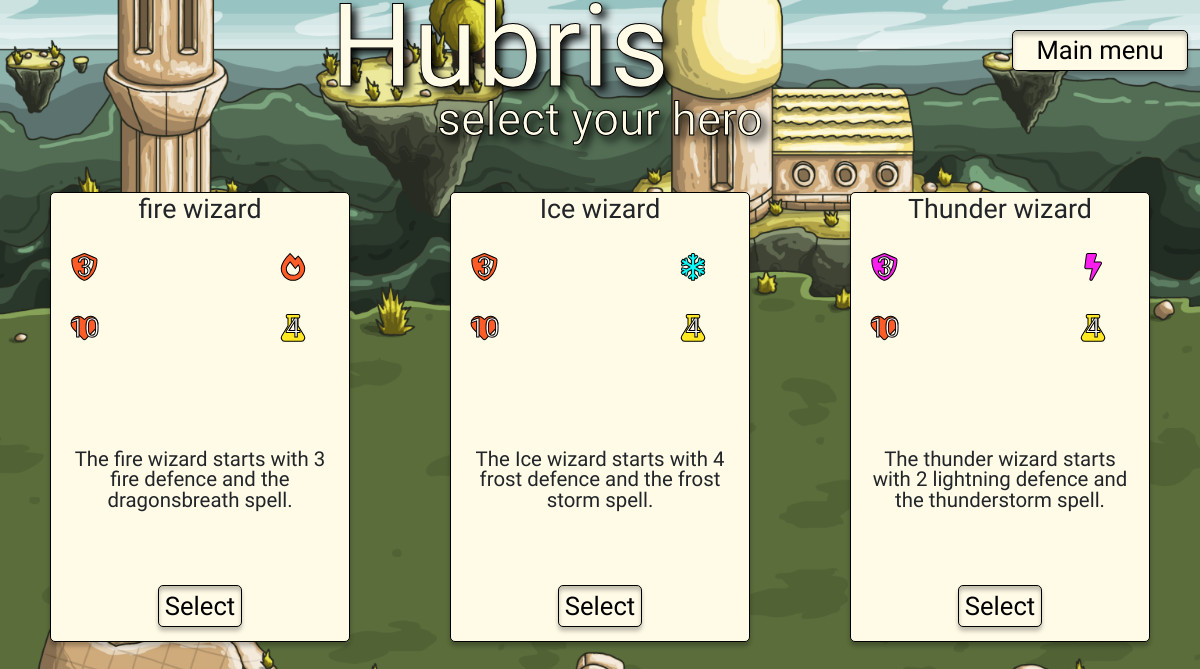
/profiles/player_select/, run on an earlier commit of the app's database.
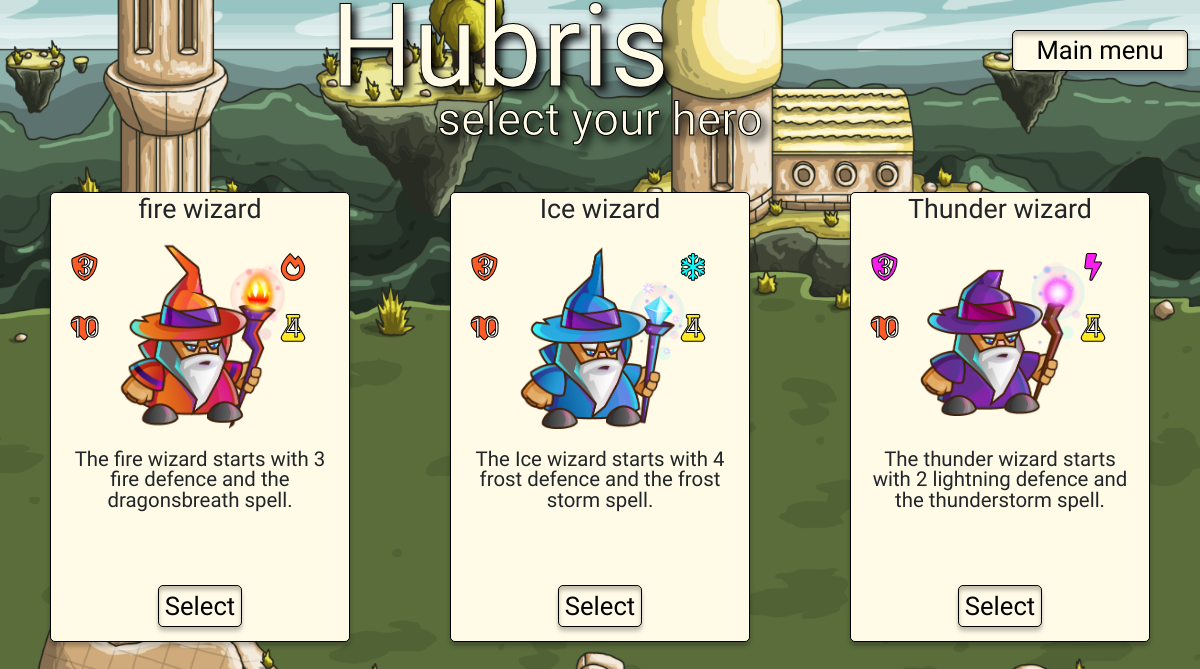
And on a later commit of the database.
### profiles/models.py (models this page shows, shortened)
class Player_type(models.Model):
    selected = models.CharField(max_length=2, choices=settings.PLAYER_STYLES)
    image_idle = models.ImageField(null=True, blank=True)
    image_idle_url = models.URLField(null=True, blank=True)
    image_attack = models.ImageField(null=True, blank=True)
    image_attack_url = models.URLField(null=True, blank=True)
    image_die = models.ImageField(null=True, blank=True)
    image_die_url = models.URLField(null=True, blank=True)

### profiles/views.py (the view)
# urls.py: path('player_select/', views.player_select, name='player-select'),
def player_select(request):
    player_type = Player_type.objects.all()
    context = {
        'player_type': player_type,
    }
    return render(request, 'profiles/player-select.html', context)

### profiles/templates/profiles/player-select.html (shortened to what this page needs)
{% extends "base.html" %}
{% load static %}
{% block header %}
{% include "../includes/header.html" %}
{% endblock %}
{% block extra_css %}
<link rel="stylesheet" href="{% static 'profiles/css/profiles.css' %}">
{% endblock %}
{% block body_background %}class="menu-bg"{% endblock %}
{% block content %}
<div class="container-fluid">
    <div class="row">
        <div class="col">
            <h1 class="text-center title mb-1 medium-large-text">select your hero</h1>
        </div>
    </div>
    <div class="row menu d-flex justify-content-around align-items-center">
        <div class="col-3 wizard-card h-100 menu-banner">
            <div class="row">
                <h2 class="text-center mb-0 medium-small-text">fire wizard</h2>
            </div>
            <div class="row p-0 h-50">
                <div class="col-2 p-0">
                    <ul class="list-unstyled mt-3 mb-2 medium-small-text stroke">
                        <li class="mt-lg-2 fire stroke">
                            <span class="fa-stack stat-icon fa-fw">
                                <i class="fas fa-stack-1x fa-shield-alt"></i>
                                <span class="fa-stack-1x fa-inverse stat-number">3</span>
                            </span>
                        </li>
                        <li class="mt-lg-2 fire stroke">
                            <span class="fa-stack stat-icon fa-fw">
                                <i class="fas fa-stack-1x fa-heart"></i>
                                <span class="fa-stack-1x fa-inverse stat-number">10</span>
                            </span>
                        </li>
                    </ul>
                </div>
                <div class="col-8 d-flex align-items-center">
                    {% for player_type in player_type %}
                    {% if player_type.selected == 'FR' %}
                    <img src="{{ MEDIA_URL }}{{player_type.image_idle}}" width="100%" alt="fire wizard">
                    {% endif %}
                    {% endfor %}
                </div>
                <div class="col-2 p-0">
                    <ul class="list-unstyled mt-3 mb-2 medium-small-text stroke select-player-icons-right">
                        <li class="mt-lg-2 fire stroke">
                            <span class="fa-stack stat-icon fa-fw">
                                <i class="fas fa-stack-1x fa-fire-alt"></i>
                            </span>
                        </li>
                        <li class="mt-lg-2 mana stroke">
                            <span class="fa-stack stat-icon fa-fw">
                                <i class="fas fa-stack-1x fa-flask"></i>
                                <span class="fa-stack-1x fa-inverse stat-number">4</span>
                            </span>
                        </li>
                    </ul>
                </div>
            </div>
            <div class="row h-25">
                <p class="text-center small-text">The fire wizard starts with 3 fire defence and the dragonsbreath
                    spell.</p>
            </div>
            <div class="row">
                <div class="col-12 text-center">
                    <form method="post" action="{% url 'profiles:game_setup' 'fire' %}">
                    <button type="submit" class="button medium-text m-2 m-lg-4">Select</button>
                    </form>
                </div>
            </div>
        </div>
        <div class="col-3 wizard-card h-100 menu-banner">
            <div class="row">
                <h2 class="text-center mb-0 medium-small-text">Ice wizard</h2>
            </div>
            <div class="row h-50">
                <div class="col-2 p-0">
                    <ul class="list-unstyled mt-3 mb-2 medium-small-text stroke">
                        <li class="mt-lg-2 fire stroke">
                            <span class="fa-stack stat-icon fa-fw">
                                <i class="fas fa-stack-1x fa-shield-alt"></i>
                                <span class="fa-stack-1x fa-inverse stat-number">3</span>
                            </span>
                        </li>
                        <li class="mt-lg-2 fire stroke">
                            <span class="fa-stack stat-icon fa-fw">
                                <i class="fas fa-stack-1x fa-heart"></i>
                                <span class="fa-stack-1x fa-inverse stat-number">10</span>
                            </span>
                        </li>
                    </ul>
                </div>
                <div class="col-8 d-flex align-items-center">
                    {% for player_type in player_type %}
                    {% if player_type.selected == 'IC' %}
                    <img src="{{ MEDIA_URL }}{{player_type.image_idle}}" width="100%" alt="ice wizard">
                    {% endif %}
                    {% endfor %}
                </div>
                <div class="col-2 p-0">
                    <ul class="list-unstyled mt-3 mb-2 medium-small-text stroke select-player-icons-right">
                        <li class="mt-lg-2 ice stroke">
                            <span class="fa-stack stat-icon fa-fw">
                                <i class="fas fa-stack-1x fa-snowflake"></i>
                            </span>
                        </li>
                         <li class="mt-lg-2 mana stroke">
                            <span class="fa-stack stat-icon fa-fw">
                                <i class="fas fa-stack-1x fa-flask"></i>
                                <span class="fa-stack-1x fa-inverse stat-number">4</span>
                            </span>
                        </li>
                    </ul>
                </div>
            </div>
            <div class="row h-25">
                <p class="text-center small-text">The Ice wizard starts with 4 frost defence and the frost storm spell.
                </p>
            </div>
            <div class="row">
                <div class="col-12 text-center">
                     <form method="post" action="{% url 'profiles:game_setup' 'ice' %}">
                    <button type="submit" class="button medium-text m-2 m-lg-4">Select</button>
                </form>
                </div>
            </div>
        </div>
        <div class="col-3 h-100 wizard-card menu-banner">
            <div class="row">
                <h2 class="text-center mb-0 medium-small-text">Thunder wizard</h2>
            </div>
            <div class="row h-50">
                <div class="col-2 p-0">
                    <ul class="list-unstyled mt-3 mb-2 medium-small-text stroke">
                        <li class="mt-lg-2 lightning stroke">
                            <span class="fa-stack stat-icon fa-fw">
                                <i class="fas fa-stack-1x fa-shield-alt"></i>
                                <span class="fa-stack-1x fa-inverse stat-number">3</span>
                            </span>
                        </li>
                        <li class="mt-lg-2 fire stroke">
                            <span class="fa-stack stat-icon fa-fw">
                                <i class="fas fa-stack-1x fa-heart"></i>
                                <span class="fa-stack-1x fa-inverse stat-number">10</span>
                            </span>
                        </li>
                    </ul>
                </div>
                <div class="col-8 d-flex align-items-center">
                    {% for player_type in player_type %}
                    {% if player_type.selected == 'LN' %}
                    <img src="{{ MEDIA_URL }}{{player_type.image_idle}}" width="100%" alt="thunder wizard">
                    {% endif %}
                    {% endfor %}
                </div>
                <div class="col-2 p-0">
                    <ul class="list-unstyled mt-3 mb-2 medium-small-text stroke select-player-icons-right">
                        <li class="mt-lg-2 lightning stroke">
                            <span class="fa-stack stat-icon fa-fw">
                                <i class="fas fa-stack-1x fa-bolt"></i>
                            </span>
                        </li>
                         <li class="mt-lg-2 mana stroke">
                            <span class="fa-stack stat-icon fa-fw">
                                <i class="fas fa-stack-1x fa-flask"></i>
                                <span class="fa-stack-1x fa-inverse stat-number">4</span>
                            </span>
                        </li>
                    </ul>
                </div>
            </div>
            <div class="row h-25">
                <p class="text-center small-text">The thunder wizard starts with 2 lightning defence and the
                    thunderstorm spell.
                </p>
            </div>
            <div class="row">
                <div class="col-12 text-center">
                    <form method="post" action="{% url 'profiles:game_setup' 'lightning' %}">
                        <button type="submit" class="button medium-text m-2 m-lg-4">Select</button>
                    </form>
                </div>
            </div>
        </div>
    </div>
</div>
{% endblock %}

### templates/base.html (shortened to what this page needs)
{% load static %}
<!DOCTYPE html>
<html lang="en">
<head>
    {% block corecss %}
    <link rel="stylesheet" href="https://use.fontawesome.com/releases/v5.15.4/css/all.css"
>
    <link rel="stylesheet" href="{% static 'css/base.css' %}">
    <link href="https://cdn.jsdelivr.net/npm/bootstrap@5.1.1/dist/css/bootstrap.min.css" rel="stylesheet"
>
    {% endblock %}
    {% block extra_css %}
    {% endblock %}
</head>
<body {% block body_background %}{% endblock %}>
    {% block header %}
    {% endblock %}
    {% block content %}
    {% endblock %}
</body>
</html>

### templates/includes/header.html
<header>
    {% if request.path == '/how-to-play/' %}
    <div class="container-fluid menu-bg-banner">
        {% else %}
        <div class="container-fluid">
            {% endif %}
            <div class="row d-flex align-items-center">
                <div class="col-6 col-sm-8 col-md-9 col-xl-10">
                    <h1 class="title text-center large-text">Hubris</h1>
                </div>
                <div class="col-6 col-sm-4 col-md-3 col-xl-2">
                    <div class="row">
                        <div class="d-grid gap-2 col-12">
                            <a class="button text-center medium-text" href="{% url 'home:main-menu' %}">Main menu</a>
                        </div>
                    </div>
                </div>
            </div>
        </div>
</header>

### static/css/base.css (style rules this page uses)
html { height: 100%; width: 100%; }
:root { --ice: #0CF9F8; --offwhite: #FFFBE7; --drain: #2FE809; --fire: #FF5C28; --healing: #BED2F8; --golem: #D08617; --grey: #A0A0A0; --lightning: #F91EED; --mana: #FFE922; --xp-color:#E8FEFF; }
.ice { color: var(--ice); }
.fire { color: var(--fire); }
.lightning { color: var(--lightning); }
.mana { color: var(--mana); }
body, h1, h2, h3, h4, h5, p { font-family: 'Stylish', sans-serif; }
.large-text { font-size: calc(20px + 8vw); }
.medium-large-text { font-size: calc(10px + 3vw); }
.medium-text { font-size: calc(16px + 0.8vw); }
.medium-small-text { font-size: calc(10px + 1.4vw); }
.small-text { font-size: calc(6px + 1.2vw); line-height: 100%; }
.title { color: var(--offwhite); -webkit-text-stroke: 1px black; text-shadow: 5px 5px 8px black; line-height:0.8; }
.stroke { -webkit-text-stroke: 1px black; }
.menu { height: 70vh; }
.menu-bg { background-image: url('../../media/game_background_3840_2160.png'); height: 100vh; width: 100vw; background-position: center; background-repeat: no-repeat; background-size: cover; }
.menu-banner { border-radius: 5px; font-family: 'Stylish', sans-serif; font-size: calc(12px + 0.5vw); background-color: var(--offwhite); border: black solid 0.8px; margin: 10px; box-shadow: 0px 4px 4px 0px rgba(0, 0, 0, 0.25); }
a.button, button.button { color: black; text-decoration: none; border-radius: 5px; font-family: 'Stylish', sans-serif; background-color: var(--offwhite); border: black solid 0.8px; box-shadow: 0px 4px 4px 0px rgba(0, 0, 0, 0.25),0px 4px 4px 0px rgba(0, 0, 0, 0.25) inset; }
@media screen and (max-width: 1820px) { .menu-bg { background-image: url('../../media/game_background_1820_1024.png'); } }

### profiles/static/profiles/css/profiles.css (style rules this page uses)
.select-player-icons-right { transform: translateX(-80%); }
.wizard-card { max-height: 450px; }

What changed in the data, as far as the page shows it:
added Player_type: image_idle (picture), shown under "fire wizard"
added Player_type: image_idle (picture), shown under "Ice wizard"
added Player_type: image_idle (picture), shown under "Thunder wizard"
